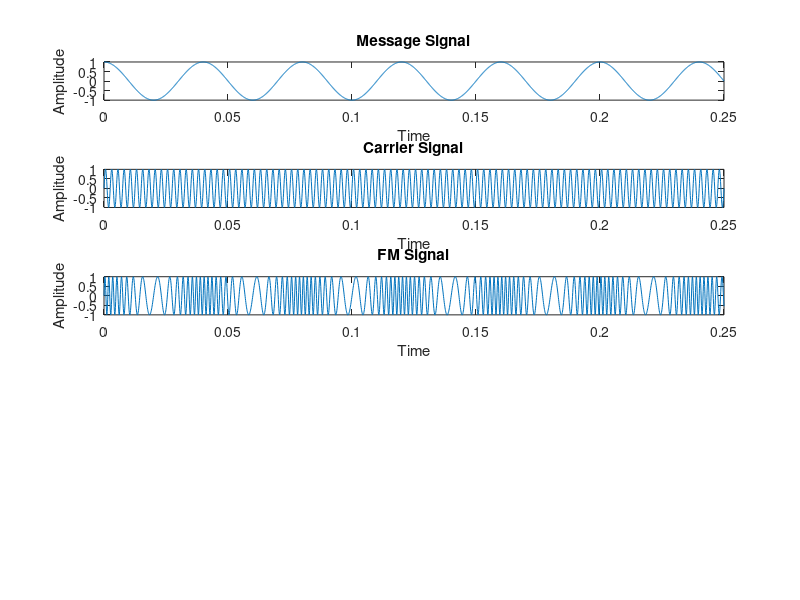

Source code (MATLAB):
clc;
clear all;
close all;

B = 10;
fm = 25;
fc = 400;

t = 0:0.0001:0.25;

m = cos(2*pi*fm*t);
c = sin(2*pi*fc*t);
s = sin(2*pi*fc*t + (B.*sin(2*pi*fm*t)));

subplot(5,1,1);
plot(t,m);
xlabel("Time");
ylabel("Amplitude");
title("Message Signal");

subplot(5,1,2);
plot(t,c);
xlabel("Time");
ylabel("Amplitude");
title("Carrier Signal");

subplot(5,1,3);
plot(t,s);
xlabel("Time");
ylabel("Amplitude");
title("FM Signal");
